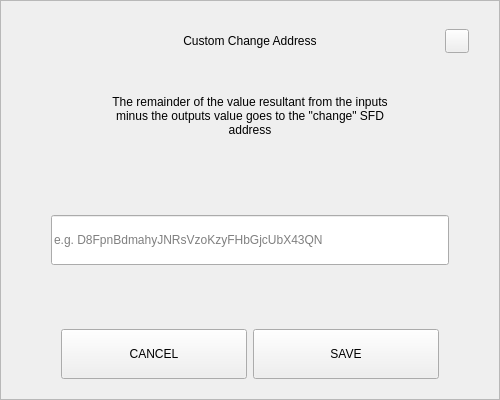
<?xml version="1.0" encoding="UTF-8"?>
<ui version="4.0">
 <class>SendChangeAddressDialog</class>
 <widget class="QDialog" name="SendChangeAddressDialog">
  <property name="geometry">
   <rect>
    <x>0</x>
    <y>0</y>
    <width>500</width>
    <height>400</height>
   </rect>
  </property>
  <property name="windowTitle">
   <string>Dialog</string>
  </property>
  <layout class="QVBoxLayout" name="verticalLayout">
   <property name="spacing">
    <number>0</number>
   </property>
   <property name="leftMargin">
    <number>0</number>
   </property>
   <property name="topMargin">
    <number>0</number>
   </property>
   <property name="rightMargin">
    <number>0</number>
   </property>
   <property name="bottomMargin">
    <number>0</number>
   </property>
   <item>
    <widget class="QFrame" name="frame">
     <property name="styleSheet">
      <string notr="true"/>
     </property>
     <property name="frameShape">
      <enum>QFrame::StyledPanel</enum>
     </property>
     <property name="frameShadow">
      <enum>QFrame::Raised</enum>
     </property>
     <layout class="QVBoxLayout" name="verticalLayout_2" stretch="0,0,0,0,0,0,0">
      <property name="spacing">
       <number>0</number>
      </property>
      <property name="leftMargin">
       <number>30</number>
      </property>
      <property name="topMargin">
       <number>20</number>
      </property>
      <property name="rightMargin">
       <number>30</number>
      </property>
      <property name="bottomMargin">
       <number>20</number>
      </property>
      <item>
       <layout class="QHBoxLayout" name="horizontalLayout_3">
        <property name="spacing">
         <number>0</number>
        </property>
        <item>
         <spacer name="horizontalSpacer_2">
          <property name="orientation">
           <enum>Qt::Horizontal</enum>
          </property>
          <property name="sizeHint" stdset="0">
           <size>
            <width>40</width>
            <height>20</height>
           </size>
          </property>
         </spacer>
        </item>
        <item>
         <widget class="QLabel" name="labelTitle">
          <property name="minimumSize">
           <size>
            <width>0</width>
            <height>40</height>
           </size>
          </property>
          <property name="maximumSize">
           <size>
            <width>16777215</width>
            <height>40</height>
           </size>
          </property>
          <property name="styleSheet">
           <string notr="true">padding-left:24px;</string>
          </property>
          <property name="text">
           <string>Custom Change Address</string>
          </property>
          <property name="alignment">
           <set>Qt::AlignCenter</set>
          </property>
          <property name="margin">
           <number>7</number>
          </property>
         </widget>
        </item>
        <item>
         <spacer name="horizontalSpacer">
          <property name="orientation">
           <enum>Qt::Horizontal</enum>
          </property>
          <property name="sizeHint" stdset="0">
           <size>
            <width>40</width>
            <height>20</height>
           </size>
          </property>
         </spacer>
        </item>
        <item>
         <widget class="QPushButton" name="btnEsc">
          <property name="minimumSize">
           <size>
            <width>24</width>
            <height>24</height>
           </size>
          </property>
          <property name="maximumSize">
           <size>
            <width>24</width>
            <height>24</height>
           </size>
          </property>
          <property name="focusPolicy">
           <enum>Qt::NoFocus</enum>
          </property>
          <property name="text">
           <string/>
          </property>
         </widget>
        </item>
       </layout>
      </item>
      <item>
       <spacer name="verticalSpacer_2">
        <property name="orientation">
         <enum>Qt::Vertical</enum>
        </property>
        <property name="sizeType">
         <enum>QSizePolicy::Fixed</enum>
        </property>
        <property name="sizeHint" stdset="0">
         <size>
          <width>20</width>
          <height>20</height>
         </size>
        </property>
       </spacer>
      </item>
      <item alignment="Qt::AlignHCenter">
       <widget class="QLabel" name="labelMessage">
        <property name="minimumSize">
         <size>
          <width>0</width>
          <height>70</height>
         </size>
        </property>
        <property name="text">
         <string>The remainder of the value resultant from the inputs minus the outputs value goes to the &quot;change&quot; SFD address</string>
        </property>
        <property name="alignment">
         <set>Qt::AlignCenter</set>
        </property>
        <property name="wordWrap">
         <bool>true</bool>
        </property>
       </widget>
      </item>
      <item>
       <spacer name="verticalSpacer_3">
        <property name="orientation">
         <enum>Qt::Vertical</enum>
        </property>
        <property name="sizeHint" stdset="0">
         <size>
          <width>20</width>
          <height>40</height>
         </size>
        </property>
       </spacer>
      </item>
      <item>
       <layout class="QHBoxLayout" name="horizontalLayout_2">
        <property name="spacing">
         <number>0</number>
        </property>
        <property name="leftMargin">
         <number>20</number>
        </property>
        <property name="rightMargin">
         <number>20</number>
        </property>
        <item>
         <widget class="QLineEdit" name="lineEditAddress">
          <property name="minimumSize">
           <size>
            <width>0</width>
            <height>50</height>
           </size>
          </property>
          <property name="placeholderText">
           <string notr="true">e.g. D8FpnBdmahyJNRsVzoKzyFHbGjcUbX43QN</string>
          </property>
         </widget>
        </item>
       </layout>
      </item>
      <item>
       <spacer name="verticalSpacer">
        <property name="orientation">
         <enum>Qt::Vertical</enum>
        </property>
        <property name="sizeHint" stdset="0">
         <size>
          <width>20</width>
          <height>40</height>
         </size>
        </property>
       </spacer>
      </item>
      <item>
       <layout class="QHBoxLayout" name="horizontalLayout" stretch="2,2">
        <property name="spacing">
         <number>6</number>
        </property>
        <property name="leftMargin">
         <number>30</number>
        </property>
        <property name="rightMargin">
         <number>30</number>
        </property>
        <item>
         <widget class="QPushButton" name="btnCancel">
          <property name="minimumSize">
           <size>
            <width>180</width>
            <height>50</height>
           </size>
          </property>
          <property name="focusPolicy">
           <enum>Qt::NoFocus</enum>
          </property>
          <property name="text">
           <string>CANCEL</string>
          </property>
         </widget>
        </item>
        <item>
         <widget class="QPushButton" name="btnSave">
          <property name="minimumSize">
           <size>
            <width>180</width>
            <height>50</height>
           </size>
          </property>
          <property name="focusPolicy">
           <enum>Qt::NoFocus</enum>
          </property>
          <property name="text">
           <string>SAVE</string>
          </property>
         </widget>
        </item>
       </layout>
      </item>
     </layout>
    </widget>
   </item>
  </layout>
 </widget>
 <resources/>
 <connections/>
</ui>
